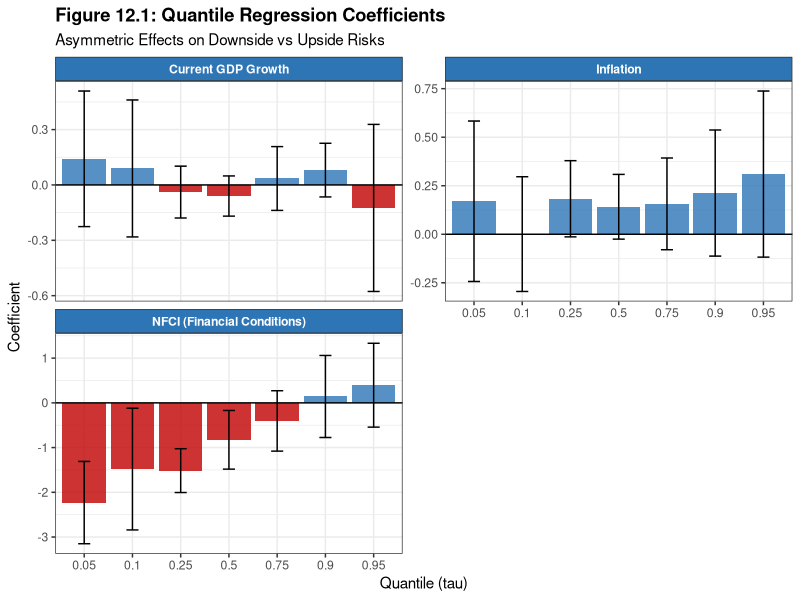
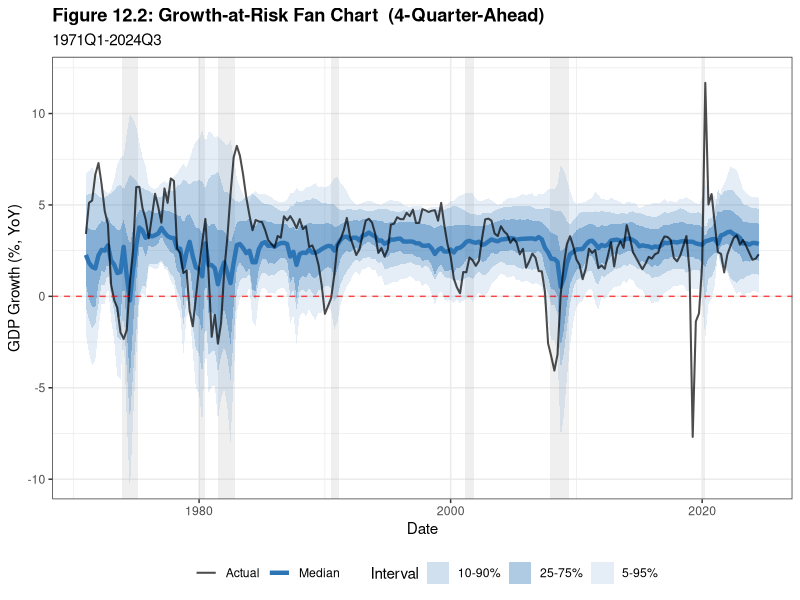
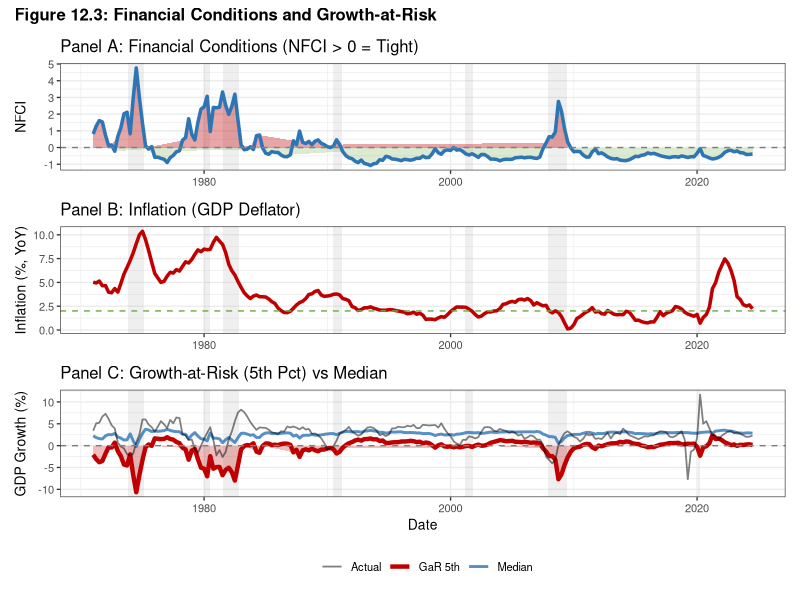
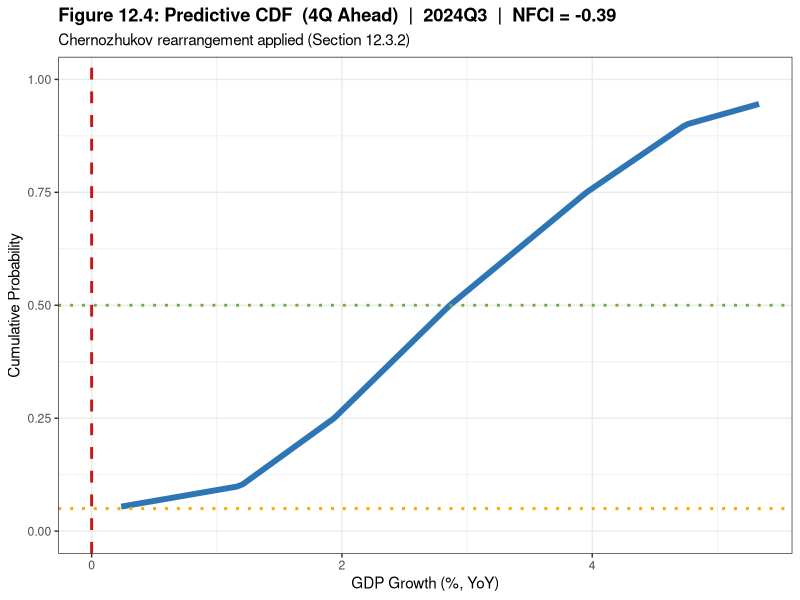
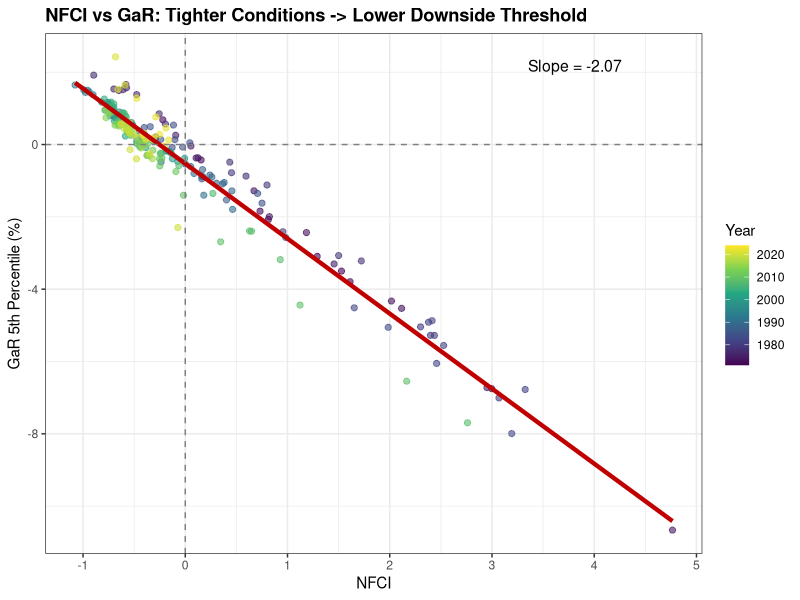
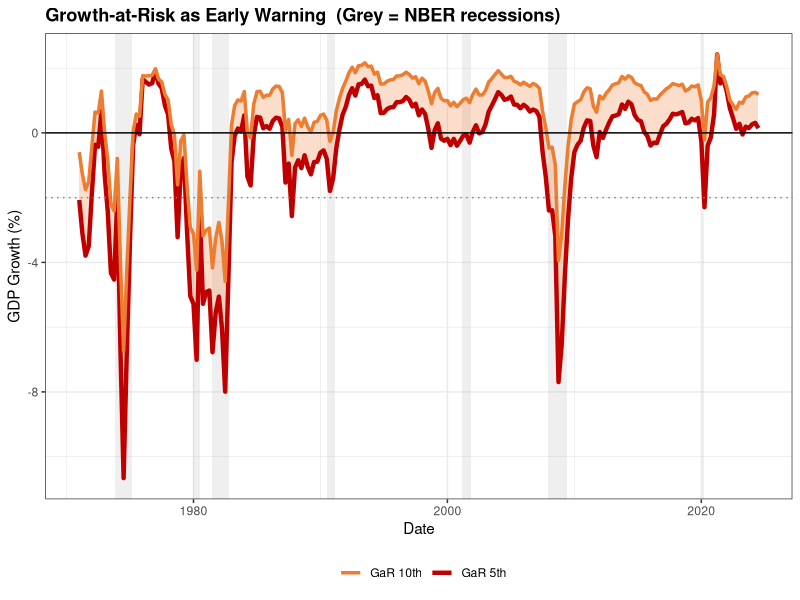

Write the R code that produced these figures, in order.
# =============================================================================
# Growth-at-Risk (GaR) with the Chicago Fed NFCI
# =============================================================================
# Textbook : Macroeconometrics
# Author   : Alessia Paccagnini
# Chapter  : 12 — Quantile Regression and Growth-at-Risk
# Section  : 12.7 — Empirical Application: US Growth-at-Risk with NFCI
#
# Empirical specification (eq. 12.9):
#   Q_tau(Dy_{t+4} | Omega_t) = alpha(tau) + beta_y(tau)*Dy_t
#                              + beta_pi(tau)*pi_t + beta_f(tau)*NFCI_t
#
# Estimation sample : 1971Q1-2024Q3   (N = 215)
# Forecast horizon  : h = 4 quarters ahead
# Quantiles         : {0.05, 0.10, 0.25, 0.50, 0.75, 0.90, 0.95} + OLS
#
# Files needed (place in working directory):
#   GDPC1.xlsx   - Real GDP, quarterly  (sheet: Quarterly)
#   GDPDEF.xlsx  - GDP Deflator, qtrly  (sheet: Quarterly)
#   NFCI.csv     - NFCI weekly, FRED    (cols: observation_date, NFCI)
#
# Script structure - aligned with Chapter 12 exercises:
#   Step 1 - Load data       (Exercise: data collection)
#   Step 2 - Transform       (Exercise: stationarity, summary stats)
#   Step 3 - Quantile reg.   (Exercise: estimate at multiple tau, Table 12.3)
#   Step 4 - Asymmetry       (Exercise: coefficient asymmetry plot, Fig 12.1)
#   Step 5 - Coverage        (Exercise: model evaluation, Table 12.4)
#   Step 6 - Risk assessment (Section 12.7.5 current conditions)
#   Step 7 - Figures         (Fig 12.1-12.4 + extras)
#
# Required packages:
#   readxl, dplyr, tidyr, lubridate, quantreg, ggplot2, patchwork, scales
#
# Install if needed:
#   install.packages(c("readxl","dplyr","tidyr","lubridate",
#                      "quantreg","ggplot2","patchwork","scales"))
# =============================================================================

suppressPackageStartupMessages({
  library(readxl)
  library(dplyr)
  library(tidyr)
  library(lubridate)
  library(quantreg)
  library(ggplot2)
  library(patchwork)
  library(scales)
})

# ── Working directory ────────────────────────────────────────────────────
# Option A (RStudio): runs automatically — sets wd to the folder of this script
if (interactive() && requireNamespace("rstudioapi", quietly = TRUE)) {
  script_dir <- tryCatch(
    dirname(rstudioapi::getSourceEditorContext()$path),
    error = function(e) NULL
  )
  if (!is.null(script_dir) && nchar(script_dir) > 0) setwd(script_dir)
}
# Option B (manual): uncomment and set your path explicitly
# setwd("C:/Users/yourname/Documents/chapter12")   # Windows
# setwd("/Users/yourname/Documents/chapter12")      # Mac/Linux

# Output directory — figures saved here (same folder as data by default)
OUTPUT_DIR <- getwd()

cat(strrep("=", 70), "\n")
cat("GROWTH-AT-RISK ANALYSIS WITH NFCI\n")
cat("Chapter 12, Section 12.7  |  Macroeconometrics  |  Alessia Paccagnini\n")
cat(strrep("=", 70), "\n\n")

# =============================================================================
# STEP 1 — LOAD DATA
# =============================================================================
cat(strrep("-", 70), "\n")
cat("Step 1 — Loading data\n")

# Real GDP (quarterly)
gdp <- read_excel("GDPC1.xlsx", sheet = "Quarterly") |>
  mutate(date = as.Date(observation_date)) |>
  select(date, GDPC1)
cat(sprintf("  GDPC1  : %d quarterly obs  (%s -> %s)\n",
            nrow(gdp), min(gdp$date), max(gdp$date)))

# GDP Deflator (quarterly)
defl <- read_excel("GDPDEF.xlsx", sheet = "Quarterly") |>
  mutate(date = as.Date(observation_date)) |>
  select(date, GDPDEF)
cat(sprintf("  GDPDEF : %d quarterly obs\n", nrow(defl)))

# NFCI (weekly -> quarterly average)
if (!file.exists("NFCI.csv")) {
  stop("[ERROR] NFCI.csv not found. Download from https://fred.stlouisfed.org/series/NFCI")
}
nfci_w <- read.csv("NFCI.csv") |>
  mutate(date = as.Date(observation_date))

# Aggregate weekly NFCI to quarterly average (quarter start = first day of quarter)
nfci_q <- nfci_w |>
  mutate(qdate = floor_date(date, unit = "quarter")) |>
  group_by(qdate) |>
  summarise(nfci = mean(NFCI, na.rm = TRUE), .groups = "drop") |>
  rename(date = qdate)

cat(sprintf("  NFCI   : %d weekly -> %d quarterly avg  (%s -> %s)\n",
            nrow(nfci_w), nrow(nfci_q), min(nfci_w$date), max(nfci_w$date)))

# =============================================================================
# STEP 2 — MERGE AND TRANSFORM
# =============================================================================
cat(strrep("-", 70), "\n")
cat("Step 2 — Transformations and sample restriction\n")

H <- 4   # forecast horizon

df <- gdp |>
  inner_join(defl, by = "date") |>
  left_join(nfci_q, by = "date") |>
  arrange(date) |>
  mutate(
    gdp_growth  = c(rep(NA, 4), diff(log(GDPC1),  lag = 4)) * 100,   # Dy_t (eq. 12.9)
    inflation   = c(rep(NA, 4), diff(log(GDPDEF), lag = 4)) * 100,   # pi_t
    gdp_forward = lead(gdp_growth, H)                                  # target t+4
  ) |>
  filter(date >= as.Date("1971-01-01"),
         date <= as.Date("2024-09-30")) |>
  drop_na(gdp_growth, inflation, nfci, gdp_forward)

cat(sprintf("  Sample : 1971Q1 -> 2024Q3   N = %d\n", nrow(df)))

cat("\nDescriptive statistics:\n")
print(summary(df[, c("gdp_growth", "inflation", "nfci")]))

# =============================================================================
# STEP 3 — QUANTILE REGRESSION  (eq. 12.9 / Table 12.3)
# =============================================================================
cat(strrep("-", 70), "\n")
cat("Step 3 — Quantile regression  (eq. 12.9 / Table 12.3)\n")
cat("Note: SEs are asymptotic (Huber sandwich). Block bootstrap recommended\n")
cat("      for overlapping observations (Section 12.2.3).\n\n")

QUANTILES <- c(0.05, 0.10, 0.25, 0.50, 0.75, 0.90, 0.95)
FORMULA   <- gdp_forward ~ gdp_growth + inflation + nfci

# Fit quantile regressions
qr_fits <- lapply(QUANTILES, function(q) {
  rq(FORMULA, data = df, tau = q, method = "br")
})
names(qr_fits) <- as.character(QUANTILES)

# OLS benchmark
ols_fit <- lm(FORMULA, data = df)

# Print Table 12.3 (show tau = 0.05, 0.10, 0.25, 0.50, 0.90 + OLS)
SHOW      <- c(0.05, 0.10, 0.25, 0.50, 0.90)
VARNAMES  <- c("(Intercept)", "gdp_growth", "inflation", "nfci")
VARLABELS <- c("Intercept", "GDP_t", "Inflation_t", "NFCI_t")

stars <- function(tstat) {
  if (abs(tstat) > 2.58) "***"
  else if (abs(tstat) > 1.96) "** "
  else if (abs(tstat) > 1.64) "*  "
  else "   "
}

header <- sprintf("%-12s", "Variable")
for (q in SHOW) header <- paste0(header, sprintf("  tau=%.2f", q))
header <- paste0(header, "     OLS")
cat(header, "\n")
cat(strrep("-", 72), "\n")

for (i in seq_along(VARNAMES)) {
  var   <- VARNAMES[i]
  label <- VARLABELS[i]

  # Coef row
  row_coef <- sprintf("%-12s", label)
  for (q in SHOW) {
    fit  <- qr_fits[[as.character(q)]]
    s    <- summary(fit, se = "nid")
    coef <- coef(fit)[var]
    se   <- s$coefficients[var, "Std. Error"]
    tval <- coef / se
    row_coef <- paste0(row_coef, sprintf("  %5.2f%s", coef, stars(tval)))
  }
  ols_coef <- coef(ols_fit)[var]
  ols_se   <- summary(ols_fit)$coefficients[var, "Std. Error"]
  ols_t    <- ols_coef / ols_se
  row_coef <- paste0(row_coef, sprintf("  %5.2f%s", ols_coef, stars(ols_t)))
  cat(row_coef, "\n")

  # SE row
  row_se <- sprintf("%-12s", "")
  for (q in SHOW) {
    s  <- summary(qr_fits[[as.character(q)]], se = "nid")
    se <- s$coefficients[var, "Std. Error"]
    row_se <- paste0(row_se, sprintf("  (%4.2f)  ", se))
  }
  row_se <- paste0(row_se, sprintf("  (%4.2f)", summary(ols_fit)$coefficients[var, "Std. Error"]))
  cat(row_se, "\n")
}
cat(strrep("-", 72), "\n")
cat("* p<0.10  ** p<0.05  *** p<0.01\n")

# =============================================================================
# STEP 4 — NFCI ASYMMETRY  (Section 12.7.2)
# =============================================================================
cat(strrep("-", 70), "\n")
cat("Step 4 — NFCI asymmetry  (Section 12.7.2)\n\n")
cat("NFCI coefficient across quantiles:\n")

nfci_coef_vec <- sapply(QUANTILES, function(q)
  unname(coef(qr_fits[[as.character(q)]])[["nfci"]]))
nfci_se_vec   <- sapply(QUANTILES, function(q)
  unname(summary(qr_fits[[as.character(q)]], se = "nid")$coefficients["nfci", "Std. Error"]))

for (j in seq_along(QUANTILES)) {
  q    <- QUANTILES[j]
  coef <- nfci_coef_vec[j]
  se   <- nfci_se_vec[j]
  tval <- coef / se
  cat(sprintf("  tau = %.2f:  %7.3f  (SE %.3f)  %s\n", q, coef, se, stars(tval)))
}

b05   <- nfci_coef_vec[QUANTILES == 0.05]
b50   <- nfci_coef_vec[QUANTILES == 0.50]
b90   <- nfci_coef_vec[QUANTILES == 0.90]
ratio <- abs(b05) / abs(b50)

cat(sprintf("\n  beta_f(0.05) = %.3f\n", b05))
cat(sprintf("  beta_f(0.50) = %.3f\n", b50))
cat(sprintf("  beta_f(0.90) = %.3f\n", b90))
cat(sprintf("  Asymmetry    = %.2fx\n", ratio))

# =============================================================================
# FITTED QUANTILES
# =============================================================================
for (q in QUANTILES) {
  col_name    <- sprintf("gar_%02d", round(q * 100))
  df[[col_name]] <- predict(qr_fits[[as.character(q)]], newdata = df)
}

# =============================================================================
# STEP 5 — COVERAGE EVALUATION  (Table 12.4)
# =============================================================================
cat(strrep("-", 70), "\n")
cat("Step 5 — Coverage evaluation  (Table 12.4)\n\n")
cat(sprintf("%-8s %10s %12s %8s   %s\n", "tau", "Nominal%", "Empirical%", "|Diff|", "OK?"))
cat(strrep("-", 48), "\n")

for (q in QUANTILES) {
  col_name <- sprintf("gar_%02d", round(q * 100))
  emp      <- mean(df$gdp_forward < df[[col_name]]) * 100
  diff_val <- abs(emp - q * 100)
  ok       <- if (diff_val < 2.0) "V" else "!"
  cat(sprintf("%-8.2f %10.1f %12.1f %8.1f   %s\n", q, q * 100, emp, diff_val, ok))
}

# =============================================================================
# STEP 6 — CURRENT RISK ASSESSMENT  (Section 12.7.5)
# =============================================================================
cat(strrep("-", 70), "\n")
cat("Step 6 — Current risk assessment  (Section 12.7.5)\n\n")

last      <- tail(df, 1)
q_label   <- sprintf("%dQ%d", year(last$date), quarter(last$date))
gar5_cur  <- last$gar_05
med_cur   <- last$gar_50
nfci_cur  <- last$nfci

# P(GDP < 0): interpolate CDF using Chernozhukov rearrangement
gar_vals  <- as.numeric(last[, sprintf("gar_%02d", round(QUANTILES * 100))])
sort_idx  <- order(gar_vals)
v_sorted  <- gar_vals[sort_idx]
q_sorted  <- QUANTILES[sort_idx]
if (v_sorted[1] < 0 && v_sorted[length(v_sorted)] > 0) {
  prob_neg <- approx(v_sorted, q_sorted, xout = 0)$y
} else if (v_sorted[length(v_sorted)] <= 0) {
  prob_neg <- 1.0
} else {
  prob_neg <- 0.0
}

cat(sprintf("  Last obs  : %s  (NFCI = %.2f)\n", q_label, nfci_cur))
cat(sprintf("  GaR (5%%) : %.2f%%\n", gar5_cur))
cat(sprintf("  Median    : %.2f%%\n", med_cur))
cat(sprintf("  P(GDP<0)  : %.1f%%\n", prob_neg * 100))

# Stress scenario
X_stress     <- data.frame(gdp_growth = last$gdp_growth,
                            inflation  = last$inflation,
                            nfci       = 2.0)
gar5_stress  <- predict(qr_fits[["0.05"]], newdata = X_stress)
cat(sprintf("\n  Stress (NFCI=2.0, as in 2008): GaR(5%%) = %.2f%%\n", gar5_stress))

# =============================================================================
# STEP 7 — FIGURES
# =============================================================================
cat(strrep("-", 70), "\n")
cat("Step 7 — Generating figures\n")

# NBER recession dates
recessions <- data.frame(
  start = as.Date(c("1973-11-01","1980-01-01","1981-07-01","1990-07-01",
                    "2001-03-01","2007-12-01","2020-02-01")),
  end   = as.Date(c("1975-03-01","1980-07-01","1982-11-01","1991-03-01",
                    "2001-11-01","2009-06-01","2020-04-01"))
)

rec_layer <- function() {
  geom_rect(data = recessions,
            aes(xmin = start, xmax = end, ymin = -Inf, ymax = Inf),
            fill = "grey70", alpha = 0.2, inherit.aes = FALSE)
}

# ── Figure 12.1: Coefficient asymmetry ────────────────────────────────────
coef_df <- do.call(rbind, lapply(QUANTILES, function(q) {
  fit <- qr_fits[[as.character(q)]]
  s   <- summary(fit, se = "nid")$coefficients
  data.frame(
    tau      = q,
    variable = rownames(s),
    coef     = s[, "Value"],
    se       = s[, "Std. Error"]
  )
})) |>
  filter(variable != "(Intercept)") |>
  mutate(
    variable = recode(variable,
      "gdp_growth" = "Current GDP Growth",
      "inflation"  = "Inflation",
      "nfci"       = "NFCI (Financial Conditions)"
    ),
    ci_lo = coef - 1.96 * se,
    ci_hi = coef + 1.96 * se,
    fill_col = ifelse(coef < 0, "#C00000", "#2E75B6")
  )

p1 <- ggplot(coef_df, aes(x = factor(tau), y = coef)) +
  geom_col(aes(fill = fill_col), alpha = 0.8) +
  geom_errorbar(aes(ymin = ci_lo, ymax = ci_hi), width = 0.25, colour = "black") +
  geom_hline(yintercept = 0, colour = "black", linewidth = 0.5) +
  scale_fill_identity() +
  facet_wrap(~variable, scales = "free_y", ncol = 2) +
  labs(x = "Quantile (tau)", y = "Coefficient",
       title = "Figure 12.1: Quantile Regression Coefficients",
       subtitle = "Asymmetric Effects on Downside vs Upside Risks") +
  theme_bw(base_size = 11) +
  theme(strip.background = element_rect(fill = "#2E75B6"),
        strip.text = element_text(colour = "white", face = "bold"),
        plot.title = element_text(face = "bold"))

ggsave(file.path(OUTPUT_DIR, "fig1_gar_coefficients.pdf"), p1,
       width = 11, height = 7, device = "pdf")
cat("  Figure 12.1 - coefficient asymmetry\n")

# ── Figure 12.2: Fan chart ─────────────────────────────────────────────────
p2 <- ggplot(df, aes(x = date)) +
  rec_layer() +
  geom_ribbon(aes(ymin = gar_05, ymax = gar_95, fill = "5-95%"),  alpha = 0.12) +
  geom_ribbon(aes(ymin = gar_10, ymax = gar_90, fill = "10-90%"), alpha = 0.22) +
  geom_ribbon(aes(ymin = gar_25, ymax = gar_75, fill = "25-75%"), alpha = 0.38) +
  geom_line(aes(y = gar_50,      colour = "Median"),   linewidth = 1.5) +
  geom_line(aes(y = gdp_forward, colour = "Actual"),   linewidth = 0.7, alpha = 0.7) +
  geom_hline(yintercept = 0, linetype = "dashed", colour = "red", alpha = 0.7) +
  scale_fill_manual(values   = c("5-95%"  = "#2E75B6",
                                 "10-90%" = "#2E75B6",
                                 "25-75%" = "#2E75B6"),
                    name = "Interval") +
  scale_colour_manual(values = c("Median" = "#2E75B6", "Actual" = "black"),
                      name = "") +
  coord_cartesian(ylim = c(-10, 12)) +
  labs(x = "Date", y = "GDP Growth (%, YoY)",
       title = sprintf("Figure 12.2: Growth-at-Risk Fan Chart  (%d-Quarter-Ahead)", H),
       subtitle = "1971Q1-2024Q3") +
  theme_bw(base_size = 11) +
  theme(legend.position = "bottom",
        plot.title = element_text(face = "bold"))

ggsave(file.path(OUTPUT_DIR, "fig2_gar_fanchart.pdf"), p2,
       width = 12, height = 6, device = "pdf")
cat("  Figure 12.2 - fan chart\n")

# ── Figure 12.3: Three panels ──────────────────────────────────────────────
pa <- ggplot(df, aes(x = date)) +
  rec_layer() +
  geom_ribbon(data = filter(df, nfci > 0),
              aes(ymin = 0, ymax = nfci), fill = "#C00000", alpha = 0.35) +
  geom_ribbon(data = filter(df, nfci < 0),
              aes(ymin = nfci, ymax = 0), fill = "#70AD47", alpha = 0.25) +
  geom_line(aes(y = nfci), colour = "#2E75B6", linewidth = 1.2) +
  geom_hline(yintercept = 0, linetype = "dashed", colour = "grey50") +
  labs(x = NULL, y = "NFCI",
       title = "Panel A: Financial Conditions (NFCI > 0 = Tight)") +
  theme_bw(base_size = 10)

pb <- ggplot(df, aes(x = date)) +
  rec_layer() +
  geom_line(aes(y = inflation), colour = "#C00000", linewidth = 1.2) +
  geom_hline(yintercept = 2, linetype = "dashed", colour = "#70AD47") +
  labs(x = NULL, y = "Inflation (%, YoY)",
       title = "Panel B: Inflation (GDP Deflator)") +
  theme_bw(base_size = 10)

pc <- ggplot(df, aes(x = date)) +
  rec_layer() +
  geom_ribbon(data = filter(df, gar_05 < 0),
              aes(ymin = gar_05, ymax = 0), fill = "#C00000", alpha = 0.25) +
  geom_line(aes(y = gar_05,      colour = "GaR 5th"),  linewidth = 1.5) +
  geom_line(aes(y = gar_50,      colour = "Median"),   linewidth = 1.0, alpha = 0.8) +
  geom_line(aes(y = gdp_forward, colour = "Actual"),   linewidth = 0.6, alpha = 0.5) +
  geom_hline(yintercept = 0, linetype = "dashed", colour = "grey50") +
  scale_colour_manual(values = c("GaR 5th" = "#C00000",
                                 "Median"  = "#2E75B6",
                                 "Actual"  = "black"), name = "") +
  labs(x = "Date", y = "GDP Growth (%)",
       title = "Panel C: Growth-at-Risk (5th Pct) vs Median") +
  theme_bw(base_size = 10) +
  theme(legend.position = "bottom")

p3 <- pa / pb / pc +
  plot_annotation(title    = "Figure 12.3: Financial Conditions and Growth-at-Risk",
                  theme    = theme(plot.title = element_text(face = "bold", size = 12)))

ggsave(file.path(OUTPUT_DIR, "fig3_gar_panels.pdf"), p3,
       width = 12, height = 9, device = "pdf")
cat("  Figure 12.3 - three panels\n")

# ── Figure 12.4: Predictive CDF  (Chernozhukov rearrangement) ─────────────
fine_q  <- seq(0.01, 0.99, length.out = 200)
kv_raw  <- as.numeric(last[, sprintf("gar_%02d", round(QUANTILES * 100))])
sort_i  <- order(kv_raw)
kv      <- kv_raw[sort_i]
kq      <- QUANTILES[sort_i]
preds   <- approx(kq, kv, xout = fine_q)$y
gar5_pt <- approx(fine_q, preds, xout = 0.05)$y

cdf_df  <- data.frame(gdp_growth = preds, cum_prob = fine_q)

p4 <- ggplot(cdf_df, aes(x = gdp_growth, y = cum_prob)) +
  geom_ribbon(aes(xmin = min(preds) - 1, xmax = gdp_growth),
              fill = "#2E75B6", alpha = 0.15) +
  geom_line(colour = "#2E75B6", linewidth = 2) +
  geom_vline(xintercept = 0,    linetype = "dashed", colour = "#C00000",
             linewidth = 1, alpha = 0.9) +
  geom_hline(yintercept = 0.05, linetype = "dotted", colour = "orange",  linewidth = 1) +
  geom_hline(yintercept = 0.50, linetype = "dotted", colour = "#70AD47", linewidth = 1) +
  geom_point(aes(x = gar5_pt, y = 0.05), colour = "#C00000", size = 3) +
  annotate("text", x = gar5_pt - 0.3, y = 0.12,
           label = sprintf("GaR(5%%) = %.2f%%", gar5_pt),
           hjust = 1, colour = "#C00000", size = 3.5) +
  annotate("text", x = min(preds), y = 0.92,
           label = sprintf("GaR (5%%): %.2f%%\nP(GDP<0): %.1f%%\nNFCI: %.2f",
                           gar5_pt, prob_neg * 100, nfci_cur),
           hjust = 0, vjust = 1, size = 3.5,
           colour = "black",
           label.padding = unit(0.5, "lines")) +
  labs(x = "GDP Growth (%, YoY)", y = "Cumulative Probability",
       title = sprintf("Figure 12.4: Predictive CDF  (%dQ Ahead)  |  %s  |  NFCI = %.2f",
                       H, q_label, nfci_cur),
       subtitle = "Chernozhukov rearrangement applied (Section 12.3.2)") +
  coord_cartesian(xlim = c(min(preds) - 1, max(preds) + 1), ylim = c(0, 1)) +
  theme_bw(base_size = 11) +
  theme(plot.title = element_text(face = "bold"))

ggsave(file.path(OUTPUT_DIR, "fig4_gar_cdf.pdf"), p4,
       width = 10, height = 6, device = "pdf")
cat("  Figure 12.4 - predictive CDF\n")

# ── Figure 5: NFCI vs GaR scatter ─────────────────────────────────────────
lm_fit <- lm(gar_05 ~ nfci, data = df)
slope  <- round(coef(lm_fit)["nfci"], 2)

p5 <- ggplot(df, aes(x = nfci, y = gar_05, colour = year(date))) +
  geom_point(alpha = 0.6, size = 1.8) +
  geom_smooth(method = "lm", se = FALSE, colour = "#C00000", linewidth = 1.5,
              formula = y ~ x) +
  geom_hline(yintercept = 0, linetype = "dashed", colour = "grey50") +
  geom_vline(xintercept = 0, linetype = "dashed", colour = "grey50") +
  scale_colour_viridis_c(name = "Year") +
  annotate("text", x = max(df$nfci) * 0.8, y = max(df$gar_05) * 0.9,
           label = sprintf("Slope = %.2f", slope), size = 4) +
  labs(x = "NFCI", y = "GaR 5th Percentile (%)",
       title = "NFCI vs GaR: Tighter Conditions -> Lower Downside Threshold") +
  theme_bw(base_size = 11) +
  theme(plot.title = element_text(face = "bold"))

ggsave(file.path(OUTPUT_DIR, "fig5_gar_scatter.pdf"), p5,
       width = 10, height = 6, device = "pdf")
cat("  Figure 5 - NFCI vs GaR scatter\n")

# ── Figure 6: Early warning ────────────────────────────────────────────────
p6 <- ggplot(df, aes(x = date)) +
  rec_layer() +
  geom_ribbon(aes(ymin = gar_05, ymax = gar_10), fill = "#ED7D31", alpha = 0.25) +
  geom_line(aes(y = gar_05, colour = "GaR 5th"),  linewidth = 1.5) +
  geom_line(aes(y = gar_10, colour = "GaR 10th"), linewidth = 1.2) +
  geom_hline(yintercept =  0, colour = "black", linewidth = 0.5) +
  geom_hline(yintercept = -2, linetype = "dotted", colour = "grey50") +
  scale_colour_manual(values = c("GaR 5th" = "#C00000", "GaR 10th" = "#ED7D31"),
                      name = "") +
  labs(x = "Date", y = "GDP Growth (%)",
       title = "Growth-at-Risk as Early Warning  (Grey = NBER recessions)") +
  theme_bw(base_size = 11) +
  theme(legend.position = "bottom",
        plot.title = element_text(face = "bold"))

ggsave(file.path(OUTPUT_DIR, "fig6_gar_warning.pdf"), p6,
       width = 12, height = 5, device = "pdf")
cat("  Figure 6 - early warning\n")

cat(sprintf("\nAll figures saved to: %s\n", OUTPUT_DIR))

# =============================================================================
# SUMMARY
# =============================================================================
cat(strrep("=", 70), "\n")
cat(sprintf("
Growth-at-Risk with NFCI  |  Chapter 12, Section 12.7
======================================================
Sample       : 1971Q1-2024Q3   N = %d
Horizon      : h = %d quarters

Key finding - NFCI asymmetry (Table 12.3):
  beta_f(0.05) = %.3f
  beta_f(0.50) = %.3f
  beta_f(0.90) = %.3f
  Asymmetry    = %.2fx

Current assessment (Section 12.7.5 / %s):
  NFCI = %.2f  |  GaR(5%%) = %.2f%%  |  Median = %.2f%%
  P(GDP<0) = %.1f%%

Output: %s
  fig1-fig6 individual PDFs
",
nrow(df), H,
b05, b50, b90, ratio,
q_label, nfci_cur, gar5_cur, med_cur, prob_neg * 100,
OUTPUT_DIR))
